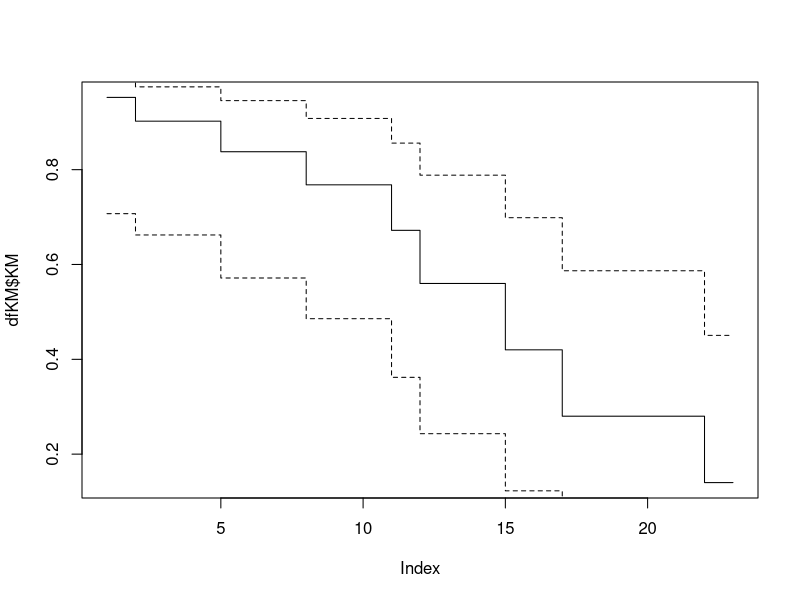
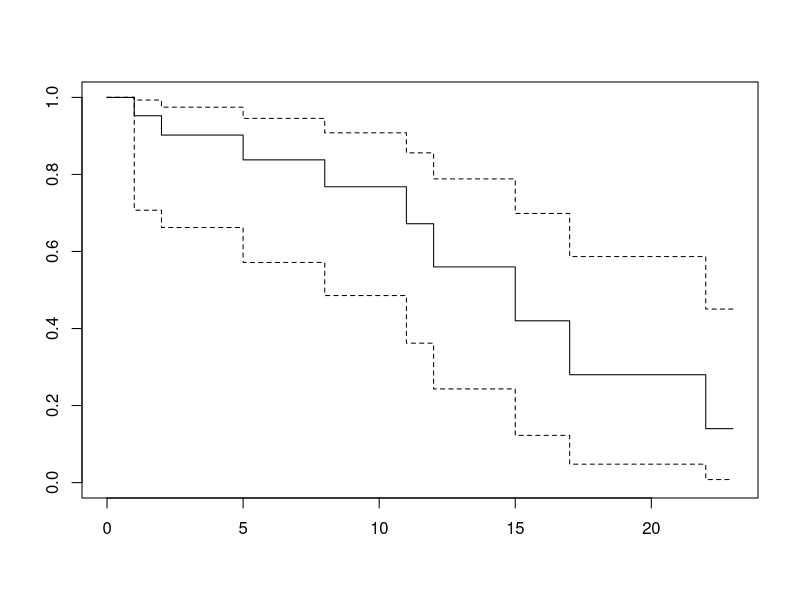

Write R code to recreate these figures, in order.
# For ordering data
library(dplyr)
# Loading the leukemia data 
library(KMsurv)
# For the KM curve
library(survival)
data(drug6mp)
d <- drug6mp
?drug6mp


# Q1

# The Kaplan Meier estimator without using the survival package.

t <- 1:max(d$t1)
dfKM <- data.frame(t=t) %>%
  mutate(at_risk = 0,
         events = 0,
         censor = 0)

for (i in t){
  dfKM$at_risk[i] <- sum(d$t1 >= i)
  dfKM$events[i] <- nrow(d[d$t1 == i & d$relapse == 1,])
  dfKM$censor[i] <- nrow(d[d$t1 == i & d$relapse == 0,])
}

z <- qnorm(.975)

dfKM <- mutate(dfKM,
               KM = cumprod(1-events/at_risk),
               KM_var = sqrt(KM^2*cumsum(events/(at_risk*(at_risk-events)))),
               KM_min = KM^(exp(z*KM_var/(KM*log(KM)))),
               KM_plus = KM^(exp(-z*KM_var/(KM*log(KM)))))



plot(dfKM$KM, type = 's')
lines(t, dfKM$KM_min, type = "s", lty = 2)
lines(t, dfKM$KM_plus, type = "s", lty = 2)

# The Kaplan Meier estimator using the survival package.

KM_surv_object = Surv(d$t1,d$relapse)
KM_surv = survfit(KM_surv_object ~ 1, conf.type = 'log-log')
plot(KM_surv)

# Q2

# For ordering data
library(dplyr)
# Loading the leukemia data 
library(KMsurv)
# For the KM curve
library(survival)
data("kidney")
kidney1 <- kidney[kidney$type==1,]
kidney2 <- kidney[kidney$type==2,]

time_points <- sort(unique(kidney$time))
time_points1 <- sort(unique(kidney1$time))
time_points2 <- sort(unique(kidney2$time))

d <- data.frame(t = time_points)

for (i in 1:length(time_points)){
  time_point = time_points[i]
  d$Y[i] <- sum(kidney$time >= time_point)
  d$d[i] <- sum(kidney[kidney$time == time_point, "delta"])
  d$Y1[i] <- sum(kidney1$time >= time_point)
  d$d1[i] <- sum(kidney1[kidney1$time == time_point, "delta"])
  d$Y2[i] <- sum(kidney2$time >= time_point)
  d$d2[i] <- sum(kidney2[kidney2$time == time_point, "delta"])
}

d <- mutate(d,
            L = (Y1*Y2)/(Y1+Y2),
            int1 = L/Y1*d1,
            int2 = L/Y2*d2,
            int3 = L^2/(Y1*Y2)*(d1+d2))

Z1 = sum(d$int1, na.rm = TRUE)-sum(d$int2, na.rm = TRUE)
V11 = sum(d$int3, na.rm = TRUE)
U1 = Z1/sqrt(V11)
p_value <- 2 * pnorm(-abs(U1))

# Now with the package

surv_obj <- Surv(time = kidney$time, event = kidney$delta)
group <- factor(kidney$type)
survdiff(surv_obj ~ group)
